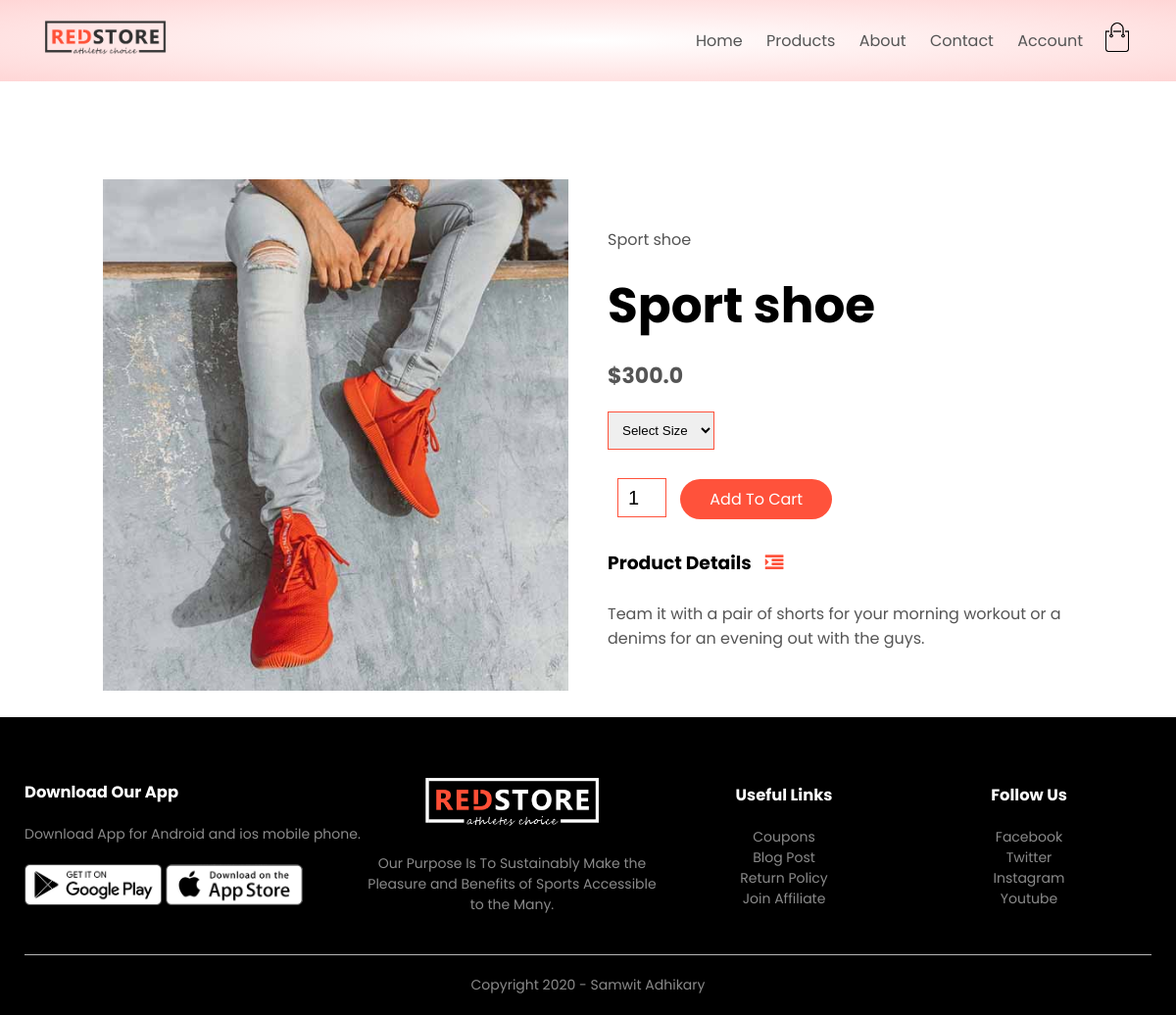
Screenshot of /product_details/2 with the database file from the repository.
### products/models.py (models this page shows, shortened)
class Product(models.Model):
    LIVE=1
    DELETE=0
    DELETE_CHOICES=((LIVE,'Live'),(DELETE,'Delete'))
    title=models.CharField(max_length=200)
    price=models.FloatField()
    description=models.TextField()
    image=models.ImageField(upload_to='media/')
    priority=models.IntegerField(default=0)
    delete_status=models.IntegerField(choices=DELETE_CHOICES,default=LIVE)
    created_at=models.DateTimeField(auto_now_add=True)
    updated_at=models.DateTimeField(auto_now=True)

### products/views.py (the view)
# urls.py: path('product_details/<pk>', views.detail_product,name='detail_product'),
def detail_product(request,pk):
    product=Product.objects.get(pk=pk)
    context={"product":product}
    return render(request,'product_detail.html',context)

### templates/product_detail.html (shortened to what this page needs)
{% extends 'blank_layout.html' %}
{% block content %}
{% include 'product_detail_content.html' %}
{% endblock content %}

### templates/product_detail_content.html (shortened to what this page needs)
{% load static %}
<div class="small-container single-product">
    <div class="row">
        <div class="col-2">
            <img src="{{ product.image.url }}" width="100%" id="ProductImg">
        </div>
        <div class="col-2">
            <p>{{ product.title }}</p>
            <h1>{{ product.title }}</h1>
            <h4>${{ product.price }}</h4>
            <select>
                <option>Select Size</option>
            </select>
            <input type="number" value="1">
            <a href="" class="btn">Add To Cart</a>
            <h3>Product Details <i class="fa fa-indent"></i></h3>
            <br>
            <p>{{ product.description }}</p>
        </div>
    </div>
</div>

### static/css/style.css (style rules this page uses)
* { margin: 0; padding: 0; box-sizing: border-box; }
body { font-family: 'Poppins', sans-serif; }
a { text-decoration: none; color: #555; }
p { color: #555; }
.row { display: flex; align-items: center; flex-wrap: wrap; justify-content: space-around; }
.col-2 { flex-basis: 50%; min-width: 300px; }
.col-2 img { max-width: 100%; padding: 50px 0; }
.col-2 h1 { font-size: 50px; line-height: 60px; margin: 25px 0; }
.btn { display: inline-block; background: #ff523b; color: white; padding: 8px 30px; margin: 30px 0; border-radius: 30px; transition: background 0.5s; }
.small-container { max-width: 1080px; margin: auto; padding-left: 25px; padding-right: 25px; }
h4 { color: #555; font-weight: normal; }
select { border: 1px solid #ff523b; padding: 5px; }
.single-product { margin-top: 80px; }
.single-product .col-2 img { padding: 0; }
.single-product .col-2 { padding: 20px; }
.single-product h4 { margin: 20px 0; font-size: 22px; font-weight: bold; }
.single-product select { display: block; padding: 10px; margin-top: 20px; }
.single-product input { width: 50px; height: 40px; padding-left: 10px; font-size: 20px; margin-left: 10px; border: 1px solid #ff523b; margin-right: 10px; }
.single-product .fa { color: #ff523b; margin-left: 10px; }

### rows the page displays
Product: image (picture), title "Sport shoe", price "300.0", description "Team it with a pair of shorts for your morning workout or a denims for an evening out with the guys."
